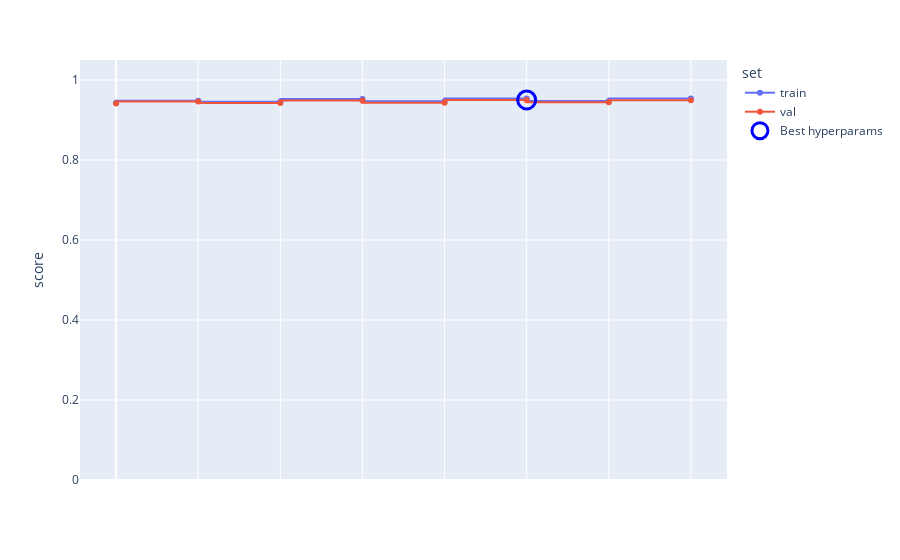

Notebook code cell kept with this figure:
### Code cell
pipe_lr = Pipeline(
    [
        ('preprocessor', preprocessor),
        ('scaler', StandardScaler()),
        ('pca', PCA(n_components=0.95)),
        ("lr", LogisticRegression(max_iter=1000, random_state=42)),
    ]
)
param_grid = {"pca":[PCA(n_components=0.95),"passthrough"],"lr__C": [0.01, 0.1, 1.0, 10.0]}
mean_train_scores, mean_test_scores, params, best_lr = iperparametri_ott_pipe(
    pipe_lr, param_grid, X_train, y_train
)
print('C', best_lr.named_steps['lr'].C)
plot_hyperp(mean_train_scores, mean_test_scores, params)
cm, acc_lr, precision_lr, recall_lr, f1_lr, cfm_lr, std_dev_lr = evaluation(best_lr, X_train, y_train)
plot_results(cm, best_lr.named_steps['lr'],acc_lr, precision_lr, recall_lr, f1_lr, cfm_lr,std_dev_lr)

cm, acc_lr, precision_lr, recall_lr, f1_lr, cfm_lr = evaluation_finale(best_lr, X_test, y_test)
plot_results_evaluation_finale(cm,best_lr.named_steps['lr'], acc_lr, precision_lr, recall_lr, f1_lr, cfm_lr)

### Figure 1 — Plotly figure (JSON) as saved in the notebook; plotly's stock layout.template omitted (floating-point values rounded to 4 significant figures)
{"data": [{"customdata": [["C: 0.01, pca: PCA(n_components=0.95)"], ["C: 0.01, pca: passthrough"], ["C: 0.1, pca: PCA(n_components=0.95)"], ["C: 0.1, pca: passthrough"], ["C: 1.0, pca: PCA(n_components=0.95)"], ["C: 1.0, pca: passthrough"], ["C: 10.0, pca: PCA(n_components=0.95)"], ["C: 10.0, pca: passthrough"]], "hovertemplate": "set=train<br>score=%{y}<br>hyperparams=%{customdata[0]}<extra></extra>", "legendgroup": "train", "line": {"color": "#636efa", "dash": "solid", "shape": "vh"}, "marker": {"symbol": "circle"}, "mode": "markers+lines", "name": "train", "orientation": "v", "showlegend": true, "type": "scatter", "x": [0, 1, 2, 3, 4, 5, 6, 7], "xaxis": "x", "y": [0.9434, 0.9478, 0.9457, 0.9525, 0.947, 0.9534, 0.9476, 0.9535], "yaxis": "y"}, {"customdata": [["C: 0.01, pca: PCA(n_components=0.95)"], ["C: 0.01, pca: passthrough"], ["C: 0.1, pca: PCA(n_components=0.95)"], ["C: 0.1, pca: passthrough"], ["C: 1.0, pca: PCA(n_components=0.95)"], ["C: 1.0, pca: passthrough"], ["C: 10.0, pca: PCA(n_components=0.95)"], ["C: 10.0, pca: passthrough"]], "hovertemplate": "set=val<br>score=%{y}<br>hyperparams=%{customdata[0]}<extra></extra>", "legendgroup": "val", "line": {"color": "#EF553B", "dash": "solid", "shape": "vh"}, "marker": {"symbol": "circle"}, "mode": "markers+lines", "name": "val", "orientation": "v", "showlegend": true, "type": "scatter", "x": [0, 1, 2, 3, 4, 5, 6, 7], "xaxis": "x", "y": [0.9414, 0.9466, 0.9422, 0.9489, 0.9429, 0.9502, 0.9442, 0.9496], "yaxis": "y"}, {"marker": {"color": "blue", "line": {"color": "blue", "width": 3}, "size": 18, "symbol": "circle-open"}, "mode": "markers", "name": "Best hyperparams", "type": "scatter", "x": [5], "y": [0.9502]}], "layout": {"legend": {"title": {"text": "set"}, "tracegroupgap": 0}, "margin": {"t": 60}, "xaxis": {"anchor": "y", "domain": [0, 1], "showticklabels": false, "title": {"text": ""}}, "yaxis": {"anchor": "x", "domain": [0, 1], "range": [0, 1.05], "title": {"text": "score"}}}}
